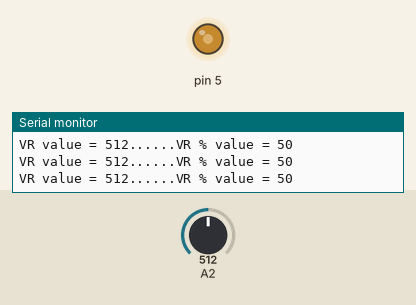
Simulated run of this sketch. Board: Arduino Uno, built with avr-gcc and run on an emulated ATmega328P. On the bench: output pins drawn as LEDs (lit = HIGH), the last lines printed to the serial monitor. The inputs (shaded band) are chosen by the test bench; at power-on: A2 = 512.

Above: at 1.2 s.
1.3 s: A2 set to 114
At 2.5 s:
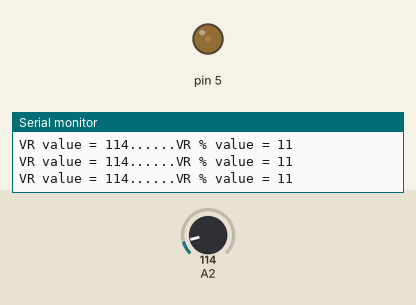
2.8 s: A2 set to 102
At 3.5 s:
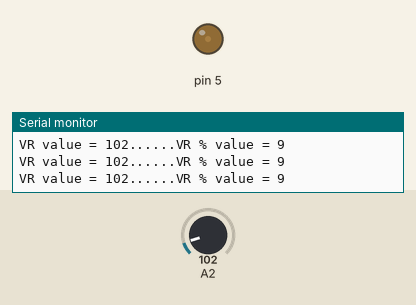
5.8 s: A2 set to 0
At 6.9 s:
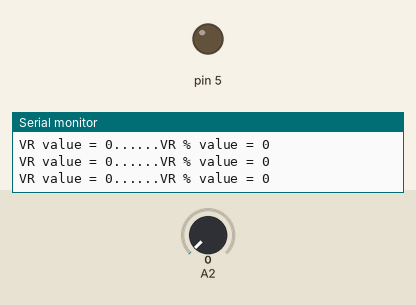
7.3 s: A2 set to 8
At 8.5 s:
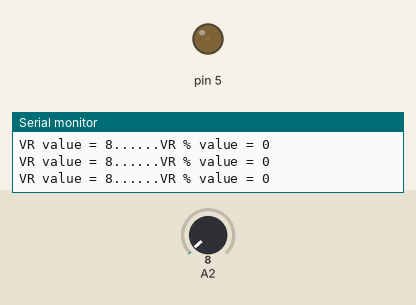
8.8 s: A2 set to 11
At 9.3 s:
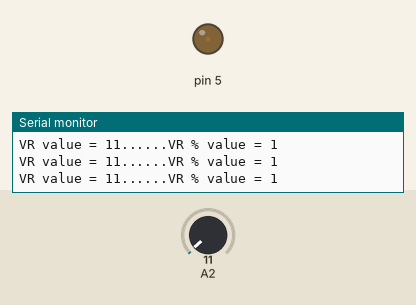
11.8 s: A2 set to 716
At 12.4 s:
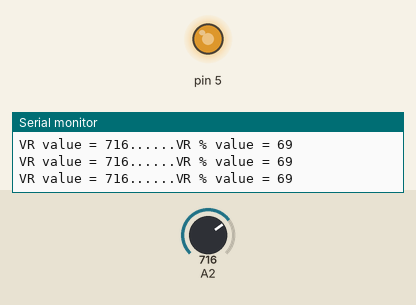
Timing chart, 0 to 14.3 s (numbered marks = the images above; inputs shaded):
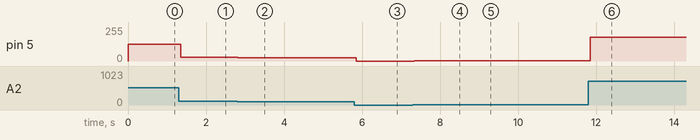

Measured:
- after the input at 1.3 s, pin 5: 127/255 → 28/255 after 0.06 s
- after the input at 2.8 s, pin 5: 28/255 → 25/255 at once
- after the input at 5.8 s, pin 5: 25/255 → 0/255 after 0.05 s
- after the input at 7.3 s, pin 5: 0/255 → 1/255 at once
- after the input at 8.8 s, pin 5: 1/255 → 2/255 at once
- after the input at 11.8 s, pin 5: 2/255 → 178/255 at once

The sketch:

ex5.ino
```cpp
int val1, val2, val3; // 변수 선언

void setup(){
Serial.begin(9600);// 시리얼 통신을 위한 전송속도 9600 설정
pinMode(5,OUTPUT); // 5번 핀 OUTPUT 설정
}

void loop(){
  val1 = analogRead(2); // 아날로그2핀의 값을 val1에 대입
  Serial.print("VR value = "); //문자열 출력
  Serial.print(val1); // val1 출력
  Serial.print("......"); //문자열 출력
  val2 = map(val1, 0, 1023, 0, 100); // val1 값을 0~1023을 0~100사이 값으로 변환 후 val2에 대입
  Serial.print("VR % value = "); // %값으로 변환
  Serial.println(val2); // val2 출력
  val3 = map(val1, 0, 1023, 0, 255); // val1 값을 0~1023을 0~255사이 값으로 변환 후 val2에 대입
  analogWrite(5,val3); // pwm 신호로 출력
  delay(20); // 0.02s delay
}
```
